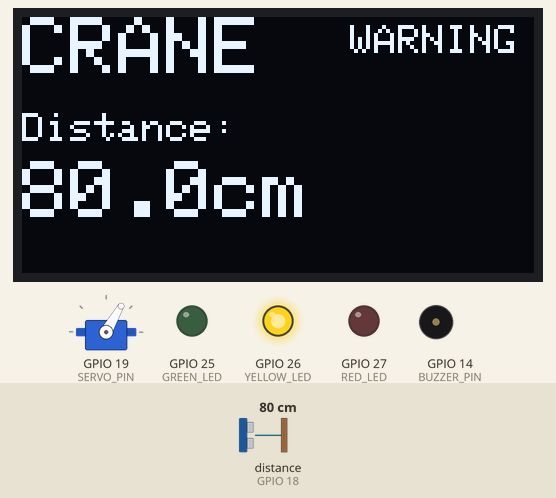
Simulated run of this sketch. Board: ESP32. Shown: servo, 128×64 one-colour display, output pins drawn as LEDs (lit = HIGH), buzzer (waves = sounding). Wiring (inferred from the names in the program): ultrasonic range finder: trigger GPIO 5; echo GPIO 18. The inputs (shaded band) are chosen by the test bench; at power-on: distance to the obstacle (sensor on GPIO 18) 80 cm. The echo pulse lasts 58.3 µs per cm; pins used as bus, display or sensor lines are not drawn; what the sketch prints to the serial monitor is not drawn.

Above: at 3.2 s.
3.3 s: distance to the obstacle (sensor on GPIO 18) set to 56 cm
At 3.9 s:
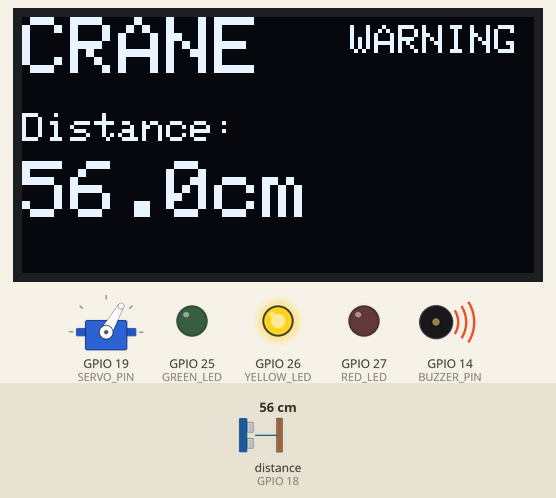
6.3 s: distance to the obstacle (sensor on GPIO 18) set to 46 cm
At 6.42 s:
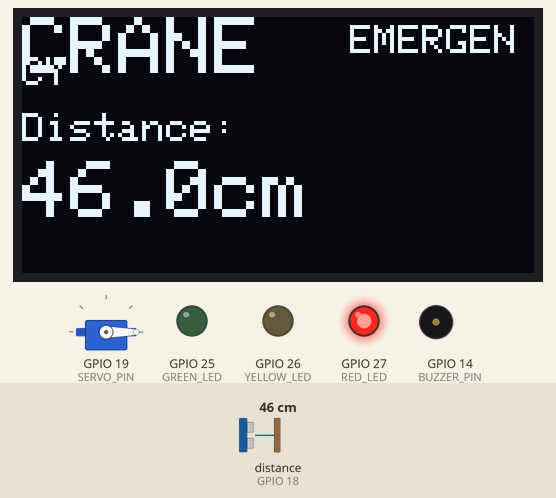
8.3 s: distance to the obstacle (sensor on GPIO 18) set to 120 cm
At 9.6 s:
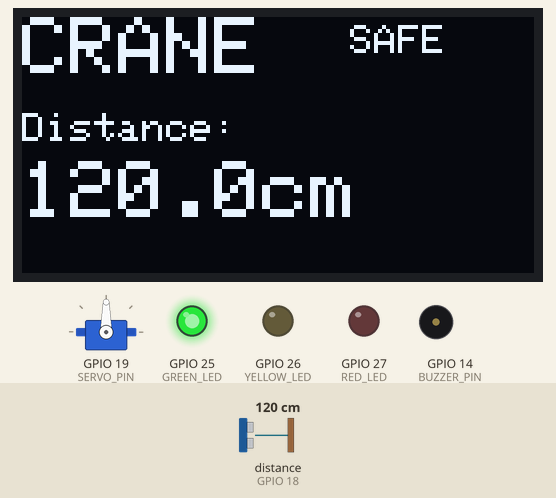
9.9 s: distance to the obstacle (sensor on GPIO 18) set to 105 cm
At 10.3 s:
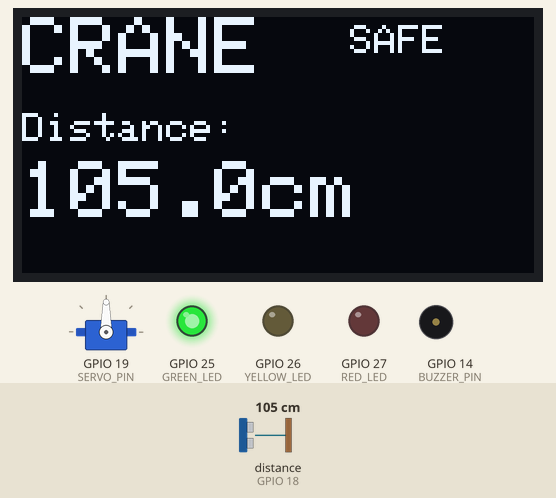
11.4 s: distance to the obstacle (sensor on GPIO 18) set to 96 cm
At 11.9 s:
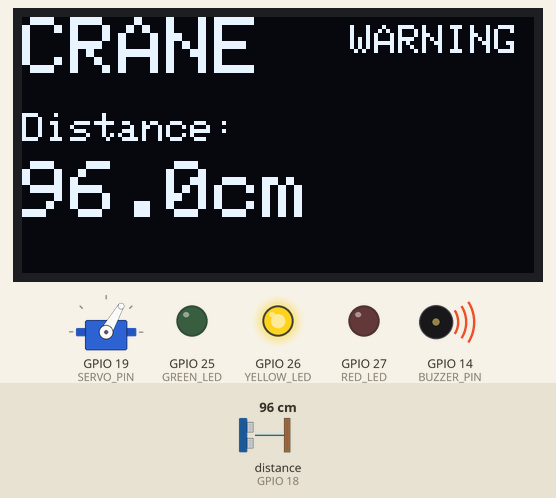
14.4 s: distance to the obstacle (sensor on GPIO 18) set to 250 cm
At 15.6 s:
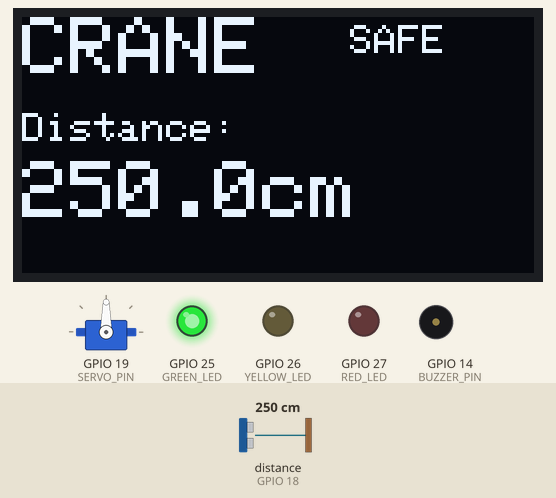
Timing chart, 0 to 17.0 s (numbered marks = the images above; inputs shaded):
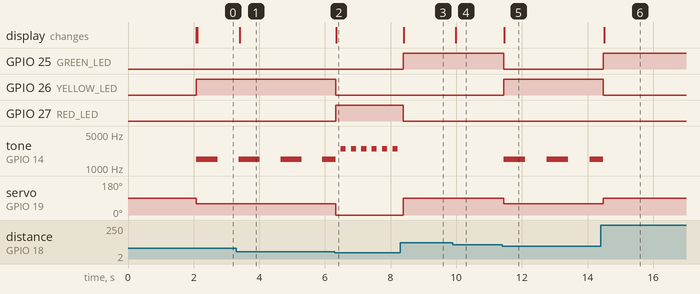

Measured:
- the behaviour switches between 51 and 50 cm on distance to the obstacle (sensor on GPIO 18) (found by bisection; images 1 and 2)
- the behaviour switches between 101 and 100 cm on distance to the obstacle (sensor on GPIO 18) (found by bisection; images 4 and 5)
- after the input at 3.3 s, the display: changes after 0.11 s (image 1)
- after the input at 6.3 s, GPIO 26 (YELLOW_LED): HIGH → LOW at once; GPIO 27 (RED_LED): LOW → HIGH at once; servo on GPIO 19 (SERVO_PIN): 60° → 0° at once; the display: changes after 0.05 s (image 2)
- after the input at 8.3 s, GPIO 25 (GREEN_LED): LOW → HIGH after 0.08 s; GPIO 27 (RED_LED): HIGH → LOW after 0.08 s; tone on GPIO 14 (BUZZER_PIN): stops changing and stays silent; servo on GPIO 19 (SERVO_PIN): 0° → 90° after 0.08 s; the display: changes after 0.11 s (image 3)
- after the input at 9.9 s, the display: changes after 0.09 s (image 4)
- after the input at 11.4 s, GPIO 25 (GREEN_LED): HIGH → LOW at once; GPIO 26 (YELLOW_LED): LOW → HIGH at once; tone on GPIO 14 (BUZZER_PIN): alternates 1500 Hz for 0.65 s and silent for 0.65 s, starting at once; servo on GPIO 19 (SERVO_PIN): 90° → 60° at once; the display: changes after 0.07 s (image 5)
- after the input at 14.4 s, GPIO 25 (GREEN_LED): LOW → HIGH after 0.08 s; GPIO 26 (YELLOW_LED): HIGH → LOW after 0.08 s; servo on GPIO 19 (SERVO_PIN): 60° → 90° after 0.08 s; the display: changes after 0.11 s (image 6)

The sketch:

CraneGuard.ino
```cpp
#include <Wire.h>
#include <Adafruit_GFX.h>
#include <Adafruit_SSD1306.h>
#include <ESP32Servo.h>

#define SCREEN_WIDTH 128
#define SCREEN_HEIGHT 64
#define OLED_RESET    -1

Adafruit_SSD1306 display(SCREEN_WIDTH, SCREEN_HEIGHT, &Wire, OLED_RESET);
Servo craneServo;

// ---------------- Pins ----------------
const int TRIG_PIN   = 5;
const int ECHO_PIN   = 18;

const int SERVO_PIN  = 19;

const int GREEN_LED  = 25;
const int YELLOW_LED = 26;
const int RED_LED    = 27;

const int BUZZER_PIN = 14;

// ---------------- Variables ----------------
float distanceCM = 0;

unsigned long lastBeep = 0;
bool beepState = false;

// ---------------- Function Prototypes ----------------
float readDistance();
void updateOLED(float dist, const char *status);
void allLEDsOff();
void buzzerOff();
void warningBuzzer();
void emergencyBuzzer();

void setup() {

  Serial.begin(115200);

  pinMode(TRIG_PIN, OUTPUT);
  pinMode(ECHO_PIN, INPUT);

  pinMode(GREEN_LED, OUTPUT);
  pinMode(YELLOW_LED, OUTPUT);
  pinMode(RED_LED, OUTPUT);

  pinMode(BUZZER_PIN, OUTPUT);

  craneServo.setPeriodHertz(50);
  craneServo.attach(SERVO_PIN, 500, 2400);
  craneServo.write(90);

  Wire.begin(21, 22);

  if (!display.begin(SSD1306_SWITCHCAPVCC, 0x3C)) {
    while (true);
  }

  // Startup Screen
  display.clearDisplay();
  display.setTextColor(SSD1306_WHITE);

  display.setTextSize(2);
  display.setCursor(10, 8);
  display.println("SMART");

  display.setCursor(10, 30);
  display.println("CRANE");

  display.setTextSize(1);
  display.setCursor(20, 54);
  display.println("Anti-Collision");

  display.display();

  delay(2000);

  display.clearDisplay();
  display.display();
}

void loop() {

  distanceCM = readDistance();

  Serial.print("Distance: ");
  Serial.print(distanceCM);
  Serial.println(" cm");

  if (distanceCM > 100) {

    allLEDsOff();
    digitalWrite(GREEN_LED, HIGH);

    craneServo.write(90);

    buzzerOff();

    updateOLED(distanceCM, "SAFE");
  }

  else if (distanceCM >= 50) {

    allLEDsOff();
    digitalWrite(YELLOW_LED, HIGH);

    craneServo.write(60);

    warningBuzzer();

    updateOLED(distanceCM, "WARNING");
  }

  else {

    allLEDsOff();
    digitalWrite(RED_LED, HIGH);

    craneServo.write(0);

    emergencyBuzzer();

    updateOLED(distanceCM, "EMERGENCY");
  }

  delay(50);
}

float readDistance() {

  digitalWrite(TRIG_PIN, LOW);
  delayMicroseconds(2);

  digitalWrite(TRIG_PIN, HIGH);
  delayMicroseconds(10);

  digitalWrite(TRIG_PIN, LOW);

  long duration = pulseIn(ECHO_PIN, HIGH, 30000);

  if (duration == 0) {
    return 400.0;
  }

  return duration * 0.0343 / 2.0;
}

void updateOLED(float dist, const char *status) {

  display.clearDisplay();

  display.setTextSize(2);
  display.setCursor(0, 0);
  display.println("CRANE");

  display.setTextSize(1);
  display.setCursor(0, 24);
  display.print("Distance:");

  display.setTextSize(2);
  display.setCursor(0, 36);
  display.print(dist, 1);
  display.print("cm");

  display.setTextSize(1);
  display.setCursor(82, 2);
  display.print(status);

  display.display();
}

void allLEDsOff() {

  digitalWrite(GREEN_LED, LOW);
  digitalWrite(YELLOW_LED, LOW);
  digitalWrite(RED_LED, LOW);
}

void buzzerOff() {

  noTone(BUZZER_PIN);
  beepState = false;
}

void warningBuzzer() {

  if (millis() - lastBeep >= 600) {

    lastBeep = millis();

    if (beepState) {
      noTone(BUZZER_PIN);
    } else {
      tone(BUZZER_PIN, 1500);
    }

    beepState = !beepState;
  }
}

void emergencyBuzzer() {

  if (millis() - lastBeep >= 150) {

    lastBeep = millis();

    if (beepState) {
      noTone(BUZZER_PIN);
    } else {
      tone(BUZZER_PIN, 2500);
    }

    beepState = !beepState;
  }
}
```
